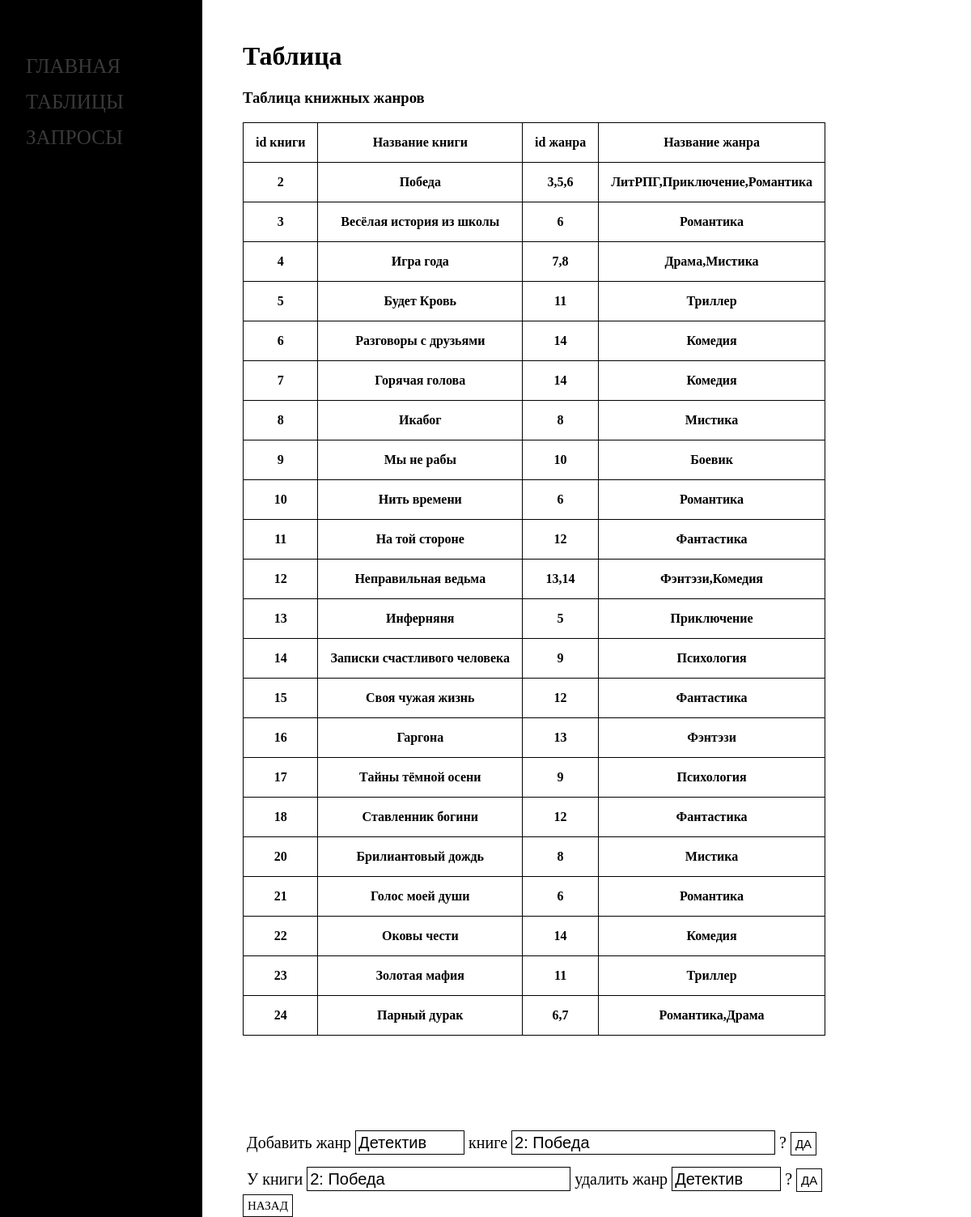
The app's page /php/book_genre_table.php with its own data.
### tables this page shows
CREATE TABLE IF NOT EXISTS book (
    id INT AUTO_INCREMENT PRIMARY KEY,
    title VARCHAR(80) NOT NULL,
    public_date DATE,
    raiting ENUM('0+','6+','12+','16+','18+'),
    b_state ENUM('available','n_available','pre_order'),
    amount INT DEFAULT 0,
    price INT NOT NULL,
    author_id INT,
    FOREIGN KEY (author_id) REFERENCES author(id) ON DELETE RESTRICT ON UPDATE CASCADE
);

### php/book_genre_table.php (the view, shortened to what this page needs)
<?
$buffer = ob_get_contents();
$title = "Таблица книжных жанров";
$buffer = preg_replace('/(<title>)(.*?)(<\/title>)/i', '$1' . $title . '$3', $buffer);
echo $buffer;
?>
    <h1>Таблица</h1>
    <h3>Таблица книжных жанров</h3>
    <table>
        <tr>
            <th>id книги</th>
            <th>Название книги</th>
            <th>id жанра</th>
            <th>Название жанра</th>
        </tr>
        <?
        $db = new PDO('mysql:host=db;dbname=bookmarket', 'devuser', 'devpass');
        foreach ($db->query("select b.id as book_id,b.title as book_title,group_concat(g.id) as genre_id, group_concat(g.title)as genre_title from book_genre join book b on b.id = book_genre.book_id join genre g on g.id = book_genre.genre_id group by b.id, b.title order by b.id;") as $row) {
            echo "<tr>
            <th>{$row['book_id']}</th>
            <th>{$row['book_title']}</th>
            <th>{$row['genre_id']}</th>
            <th>{$row['genre_title']}</th>
            </tr>";
        }
        ?>
    </table>
    <div class="operations">
        <form action="handler.php" class="operation" method="post">
            <span>
            Добавить жанр
                <select name="genre_id" required>
                    <?
                    $db = Utils::getPDO();
                    foreach ($db->query("SELECT id, title FROM genre;") as $row) {
                        echo "<option value='{$row['id']}'>{$row['title']}</option>";
                    }
                    ?>
                </select>
                книге
                <select name="book_id" required>
                    <?
                    $db = Utils::getPDO();
                    foreach ($db->query("SELECT id, title FROM book order by id;") as $row) {
                        echo "<option value='{$row['id']}'>{$row['id']}: {$row['title']}</option>";
                    }
                    ?>
                </select>
            ?
            <input type="submit" id="create" value="Да">
        </span>
        </form>
        <form action="handler.php" class="operation" method="post">
            <span>
            У книги
            <select name="id_book_selector" required>
                <?
                $db = Utils::getPDO();
                foreach ($db->query("SELECT id, title FROM book order by id;") as $row) {
                    echo "<option value='{$row['id']}'>{$row['id']}: {$row['title']}</option>";
                }
                ?>
            </select>
                удалить жанр
                <select name="id_genre_selector" required>
                <?
                $db = Utils::getPDO();
                foreach ($db->query("SELECT id, title FROM genre;") as $row) {
                    echo "<option value='{$row['id']}'>{$row['title']}</option>";
                }
                ?>
            </select>
             ?
            <input type="submit" value="Да">
        </span>
        </form>
    </div>
    <a href="tables_index.php" class="back_button"> Назад</a>

### php/css/style.css (style rules this page uses)
table, th, td { border: 1px solid black; border-collapse: collapse; }
th { padding: 15px; }
table { margin-bottom: 7rem; }
.sidenav { height: 100%; width: 250px; position: fixed; z-index: 1; top: 0; left: 0; background-color: #000000; display: block; padding-top: 60px; }
.sidenav a { padding: 8px 8px 8px 32px; text-decoration: none; font-size: 25px; color: #3b3939; display: block; transition: 0.3s; text-transform: uppercase; }
.content { padding-left: 300px; padding-top: 30px; background-color: #ffffff; height: 100%; }
.operations { font-size: 20px; }
.operations > form { margin: 5px; }
.operations span { line-height: 2; }
.operation { margin: 20px 0; }
.operation input, select, input[type ="number"] { -webkit-appearance: none; border: 1px solid black; font-size: inherit; }
.operation input[type='text'], input[type='email'], input[type='password'], input[type='date'], input[type='number'], textarea, select { padding: 3px; color: inherit; background-color: #ffffff; }
.back_button, input[type="submit"] { padding: 5px; text-decoration: none; color: inherit; font-size: 15px; text-transform: uppercase; border: 1px solid rgb(11, 11, 12); background-color: inherit; }
body { margin: 0; padding: 0; }

### records on screen
book: id "2", title "Победа", genre_id "3,5,6", genre_title "ЛитРПГ,Приключение,Романтика"
book: id "3", title "Весёлая история из школы", genre_id "6", genre_title "Романтика"
book: id "4", title "Игра года", genre_id "7,8", genre_title "Драма,Мистика"
book: id "5", title "Будет Кровь", genre_id "11", genre_title "Триллер"
book: id "6", title "Разговоры с друзьями", genre_id "14", genre_title "Комедия"
book: id "7", title "Горячая голова", genre_id "14", genre_title "Комедия"
book: id "8", title "Икабог", genre_id "8", genre_title "Мистика"
book: id "9", title "Мы не рабы", genre_id "10", genre_title "Боевик"
book: id "10", title "Нить времени", genre_id "6", genre_title "Романтика"
book: id "11", title "На той стороне", genre_id "12", genre_title "Фантастика"
book: id "12", title "Неправильная ведьма", genre_id "13,14", genre_title "Фэнтэзи,Комедия"
book: id "13", title "Инферняня", genre_id "5", genre_title "Приключение"
book: id "14", title "Записки счастливого человека", genre_id "9", genre_title "Психология"
book: id "15", title "Своя чужая жизнь", genre_id "12", genre_title "Фантастика"
book: id "16", title "Гаргона", genre_id "13", genre_title "Фэнтэзи"
book: id "17", title "Тайны тёмной осени", genre_id "9", genre_title "Психология"
book: id "18", title "Ставленник богини", genre_id "12", genre_title "Фантастика"
book: id "20", title "Брилиантовый дождь", genre_id "8", genre_title "Мистика"
book: id "21", title "Голос моей души", genre_id "6", genre_title "Романтика"
book: id "22", title "Оковы чести", genre_id "14", genre_title "Комедия"
book: id "23", title "Золотая мафия", genre_id "11", genre_title "Триллер"
book: id "24", title "Парный дурак", genre_id "6,7", genre_title "Романтика,Драма"

### other values on screen
form field genre_id "Детектив"
form field book_id "2: Победа"
form field id_book_selector "2: Победа"
form field id_genre_selector "Детектив"
